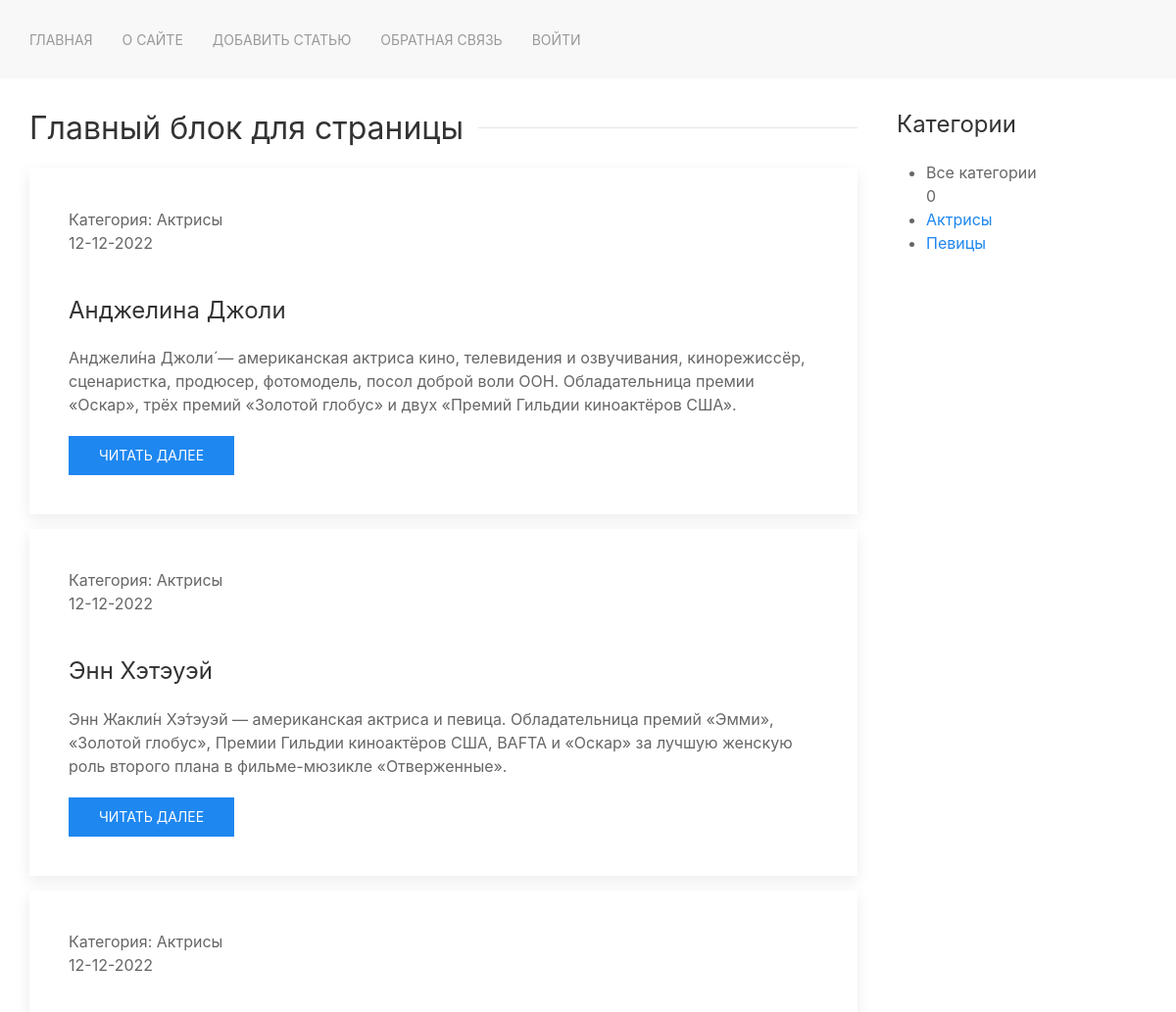
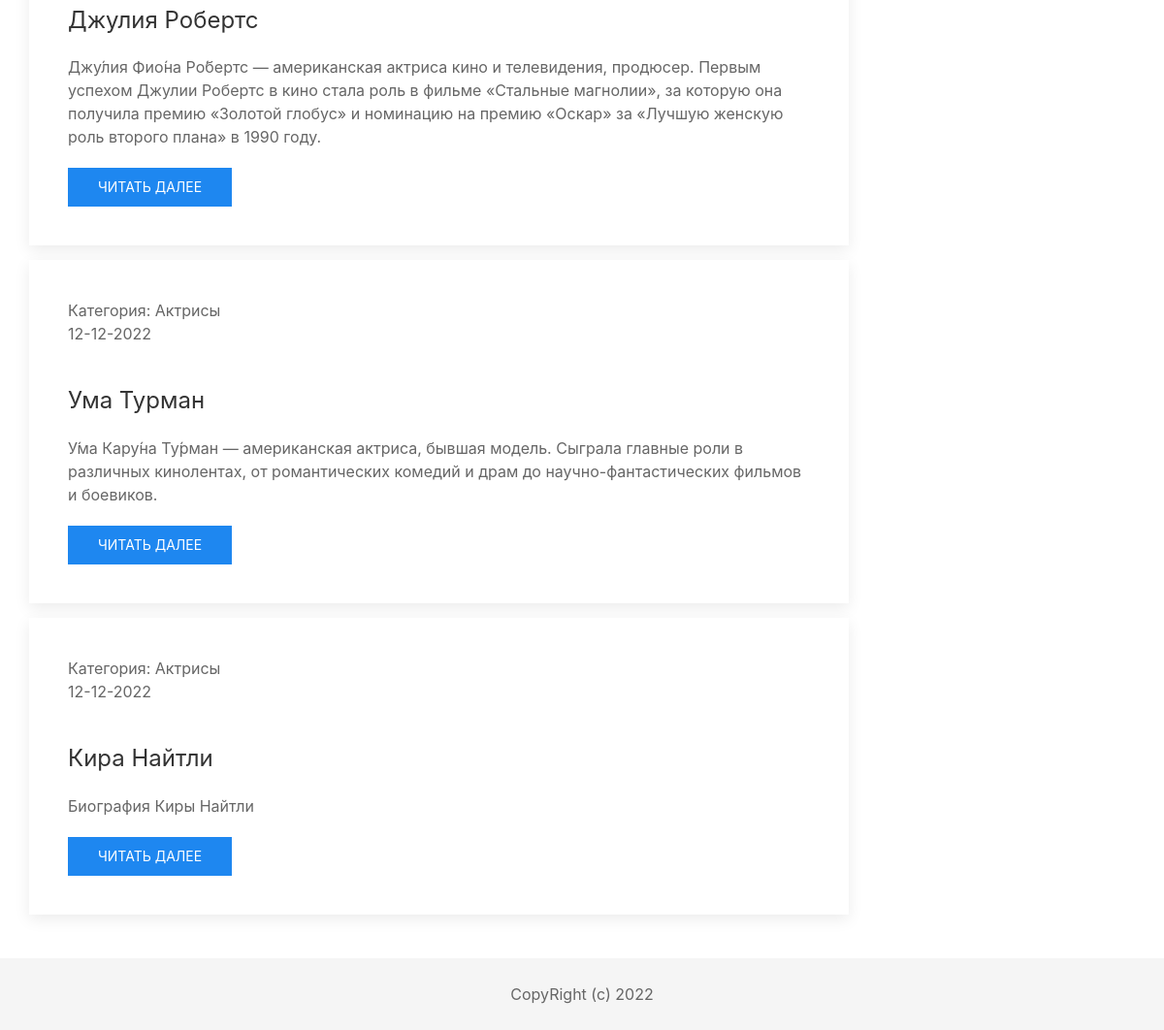
The app's page /, older data (2 pictures, top to bottom).
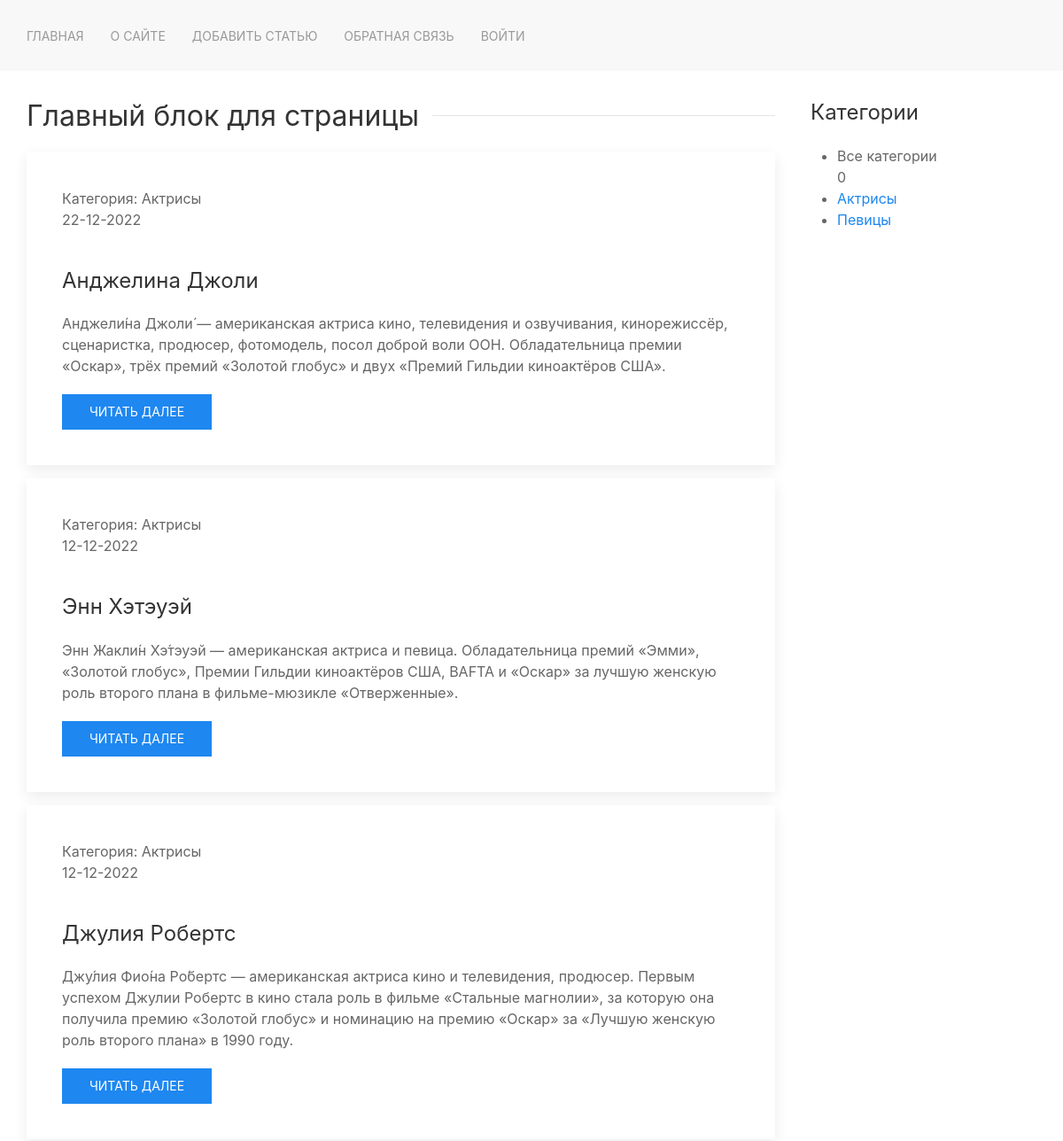
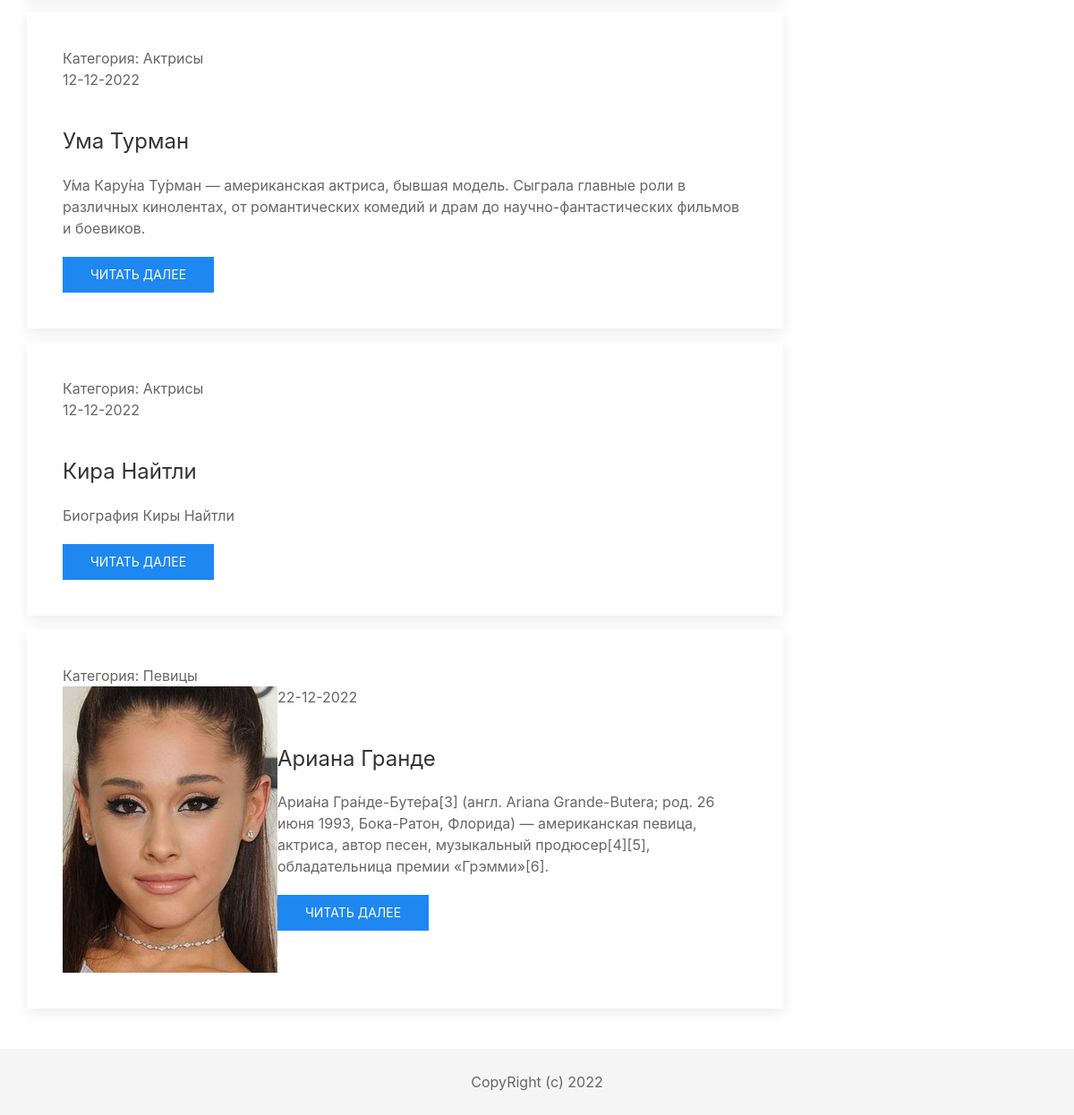
The same page, newer data (2 pictures, top to bottom).
### women/models.py (models this page shows, shortened)
class Women(models.Model):
    title = models.CharField(max_length=255, verbose_name="Заголовок")
    content = models.TextField(blank=True, verbose_name="Описание")
    photo = models.ImageField(upload_to="photo/%Y/%m/%d/", verbose_name="Фото")
    time_create = models.DateTimeField(auto_now_add=True, verbose_name="Дата создания")
    time_update = models.DateTimeField(auto_now=True, verbose_name="Обновлено")
    is_published = models.BooleanField(default=True, verbose_name="Опубликовано")
    cat = models.ForeignKey('Category', on_delete=models.PROTECT, null=True, verbose_name="Категория")
    def get_absolute_url(self):
        return reverse('post', kwargs={'post_id': self.pk})
    class Meta:
        verbose_name = "Известные женщины"
        verbose_name_plural = "Известные женщины"
        ordering = ['time_create', 'title']

class Category(models.Model):
    name = models.CharField(max_length=100, db_index=True, verbose_name="Категория")
    def __str__(self):
        return self.name
    def get_absolute_url(self):
        return reverse('category', kwargs={'cat_id': self.pk})
    class Meta:
        verbose_name = "Категория"
        verbose_name_plural = "Категории"
        ordering = ['id']

### women/views.py (the view)
# urls.py: path('', index, name='home'),
def index(request):
    posts = Women.objects.all()
    context = {
        'posts': posts,
        'menu': menu,
        'title': 'Главная страница',
        'category_selected': 0,
    }
    return render(request, 'women/index.html', context=context)

### women/templatetags/women_tags.py (called while the page is built)
@register.inclusion_tag('women/tags/list_categories.html')
def show_categories(sort=None, category_selected=0):
    if not sort:
        categories = Category.objects.all()
    else:
        categories = Category.objects.order_by(sort)
    return {'categories': categories, 'category_selected': category_selected}

### women/templates/women/index.html
{% extends 'women/base.html' %}
{% block content %}
    <h2 class="uk-heading-line"><span>Главный блок для страницы</span></h2>
    {% for post in posts %}
        <div class="uk-card uk-card-default uk-card-body uk-width-1@m" style="margin-bottom: 15px">
            <span> Категория: {{ post.cat }}</span> <br>
            <span>{{post.time_update|date:"d-m-Y" }}</span>
                {% if post.photo %}
                    <div style="float: left">
                        <img src="{{ post.photo.url }}" alt="">
                    </div>
                {% endif %}
            <h3 class="uk-card-title">{{ post.title }}</h3>
            <p>{{ post.content|linebreaks|truncatewords:50 }}</p>
            <a href="{{ post.get_absolute_url }}"><button class="uk-button uk-button-primary">Читать далее</button></a>
        </div>
    {% endfor %}
{% endblock content %}

### women/templates/women/base.html (shortened to what this page needs)
{% load static %}
{% load women_tags %}
<!DOCTYPE html>
<html lang="en">
<head>
    <link type="text/css" rel="stylesheet" href="{% static 'women/css/style.css' %}">
    <link type="text/css" rel="stylesheet" href="{% static 'women/css/uikit.min.css' %}">
</head>
<body>
<nav class="uk-navbar-container" uk-navbar>
    <div class="uk-navbar-left" style="padding: 0 30px">
        <ul class="uk-navbar-nav">
            <li><a href="{% url 'home' %}">Главная</a></li>
            {% block main_menu %}
                {% for item in menu %}
                    <li><a href="{% url item.url_name %}">{{ item.title }}</a></li>
                {% endfor %}
            {% endblock main_menu %}
        </ul>
    </div>
</nav>
<div uk-grid style="padding: 30px">
    <div class="uk-width-3-4">
        {% block content %}
        {% endblock content %}
    </div>
    <div class="uk-width-1-4">
        <h3>Категории</h3>
        <ul>
            {% if category_selected == 0 %}
                <li>Все категории</li>
            {% else %}
                <li><a href="{% url 'home' %}">Все категории</a></li>
            {% endif %}
            {{ category_selected }}
            {% show_categories 'name' category_selected %}
        </ul>
    </div>
</div>
<footer>
    <p>CopyRight (c) 2022</p>
</footer>
</body>
</html>

### women/templates/women/tags/list_categories.html
{% for category in categories %}
    {% if category.pk == category_selected %}
        <li>{{ category.name }}</li>
    {% else %}
        <li><a href="{{ category.get_absolute_url }}">{{ category.name }}</a></li>
    {% endif %}
{% endfor %}

### women/static/women/css/style.css (style rules this page uses)
footer { background-color: #f5f5f5; display: flex; flex-direction: row; justify-content: center; padding: 25px 0 }
footer p { text-align: center; margin: 0 }

Row changes from the older to the newer data that the page shows:
changed Women "Анджелина Джоли": time_update "12-12-2022" → "22-12-2022"
added Women: cat "Певицы", time_update "22-12-2022", photo (picture), title "Ариана Гранде", content "Ариа́на Гра́нде-Буте́ра[3] (англ. Ariana Grande-Butera; род. 26 июня 1993, Бока-Ратон, Флорида) — американская певица, актриса, автор песен, музыкальный продюсер[4][5], обладательница премии «Грэмми»[6]."
